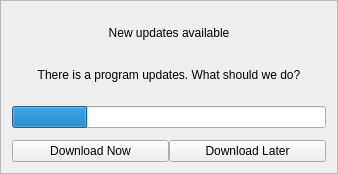
<?xml version="1.0" encoding="UTF-8"?>
<ui version="4.0">
 <class>UpdatesLoaderDialogContent</class>
 <widget class="QFrame" name="UpdatesLoaderDialogContent">
  <property name="geometry">
   <rect>
    <x>0</x>
    <y>0</y>
    <width>336</width>
    <height>174</height>
   </rect>
  </property>
  <property name="windowTitle">
   <string>Frame</string>
  </property>
  <property name="frameShape">
   <enum>QFrame::StyledPanel</enum>
  </property>
  <property name="frameShadow">
   <enum>QFrame::Raised</enum>
  </property>
  <layout class="QVBoxLayout" name="verticalLayout_2">
   <item>
    <layout class="QVBoxLayout" name="verticalLayout">
     <property name="spacing">
      <number>0</number>
     </property>
     <item>
      <widget class="QLabel" name="headerLabel">
       <property name="minimumSize">
        <size>
         <width>314</width>
         <height>27</height>
        </size>
       </property>
       <property name="text">
        <string>New updates available</string>
       </property>
       <property name="alignment">
        <set>Qt::AlignCenter</set>
       </property>
      </widget>
     </item>
     <item>
      <widget class="QLabel" name="textLabel">
       <property name="text">
        <string>There is a program updates. What should we do?</string>
       </property>
       <property name="alignment">
        <set>Qt::AlignCenter</set>
       </property>
      </widget>
     </item>
     <item>
      <layout class="QHBoxLayout" name="horizontalLayout">
       <property name="spacing">
        <number>0</number>
       </property>
       <item>
        <widget class="QProgressBar" name="progressBar">
         <property name="value">
          <number>24</number>
         </property>
         <property name="alignment">
          <set>Qt::AlignCenter</set>
         </property>
         <property name="textVisible">
          <bool>false</bool>
         </property>
        </widget>
       </item>
       <item>
        <spacer name="verticalSpacer">
         <property name="orientation">
          <enum>Qt::Vertical</enum>
         </property>
         <property name="sizeType">
          <enum>QSizePolicy::Fixed</enum>
         </property>
         <property name="sizeHint" stdset="0">
          <size>
           <width>0</width>
           <height>45</height>
          </size>
         </property>
        </spacer>
       </item>
      </layout>
     </item>
     <item>
      <layout class="QHBoxLayout" name="horizontalLayout_2">
       <item>
        <widget class="QPushButton" name="downloadNowButton">
         <property name="text">
          <string>Download Now</string>
         </property>
        </widget>
       </item>
       <item>
        <widget class="QPushButton" name="downloadLaterButton">
         <property name="text">
          <string>Download Later</string>
         </property>
        </widget>
       </item>
      </layout>
     </item>
    </layout>
   </item>
  </layout>
 </widget>
 <resources/>
 <connections/>
</ui>
